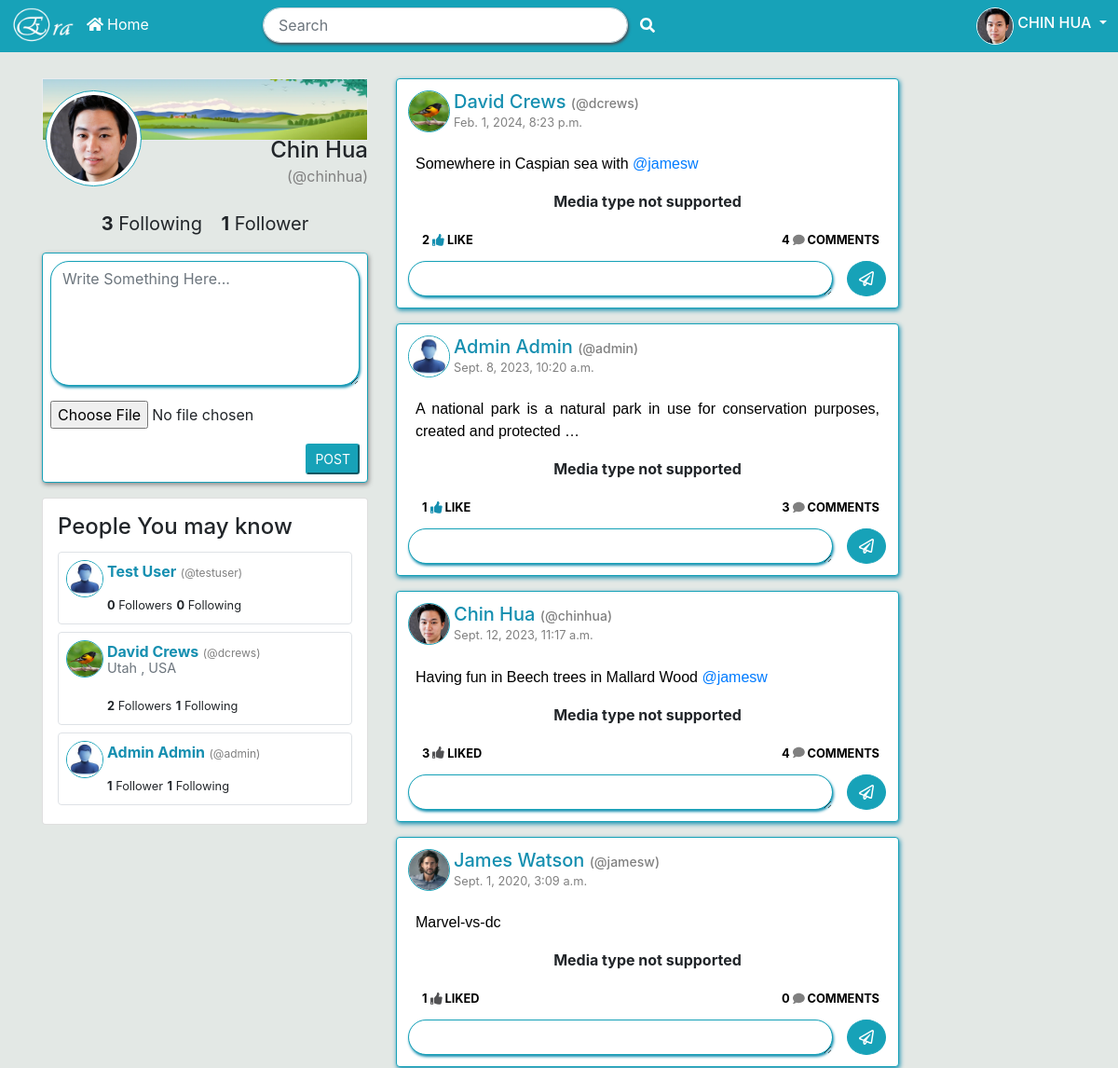
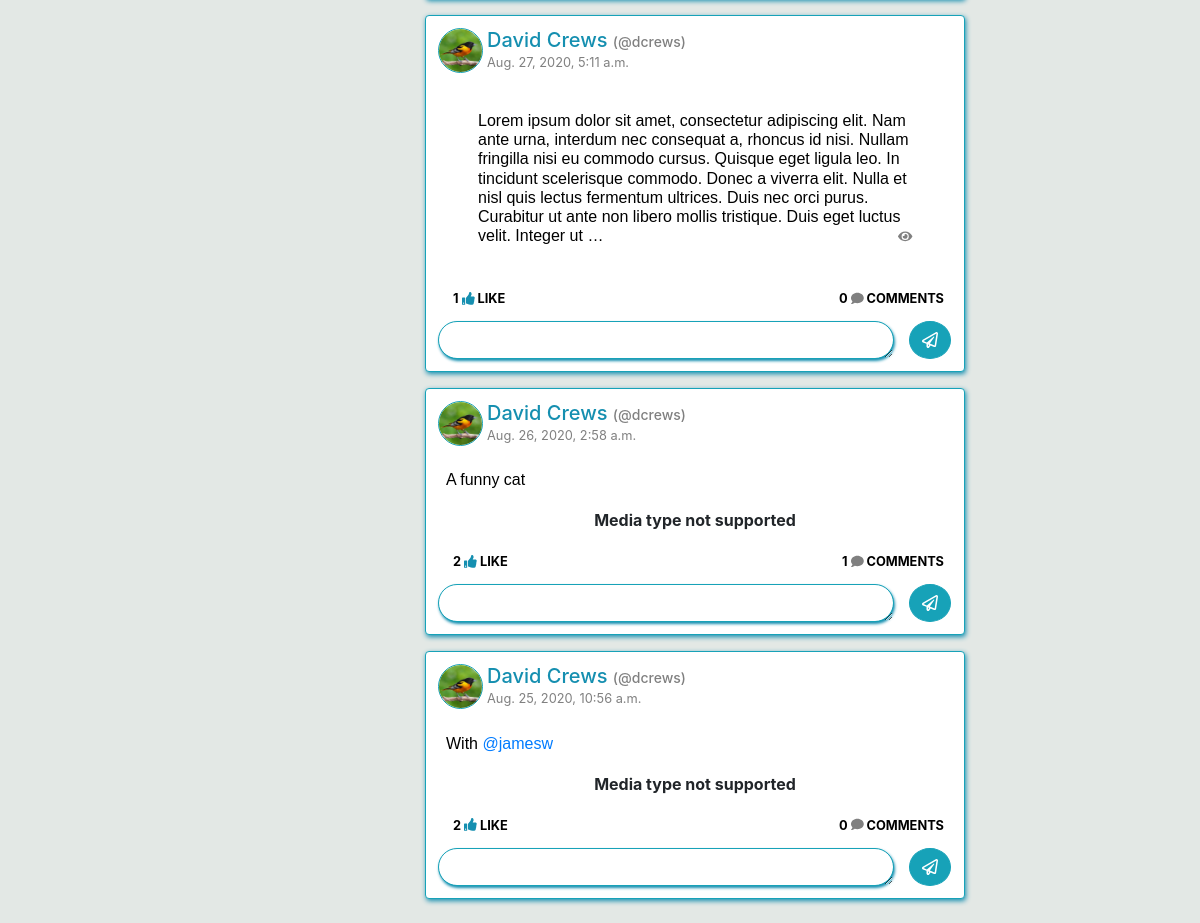
The page /feed/ (signed in) on the database its author committed (2 pictures, top to bottom).
### blog/models.py (models this page shows, shortened)
class Profile(models.Model):
	user = models.OneToOneField(User, on_delete = models.CASCADE)
	birthday = models.DateField(null=True, blank=True)
	avatar = models.ImageField(default='default/avatar_default.jpg', upload_to='profile_pics', null=True, blank=True)
	cover_image = models.ImageField(default='default/defalt_cover.jpg', upload_to='bg_image', null=True, blank=True)
	follow = models.ManyToManyField(User, related_name='following', blank=True)
	country = models.CharField(max_length=100, blank=True, null=True)
	current_City =  models.CharField(max_length=100, blank=True, null=True)
	about_Myself = models.CharField(max_length=200, blank=True, null=True)
	profession = models.CharField(max_length=200, blank=True, null=True)
	def profile_url(self):
		return reverse('blog:profile', args=[self.user.username, self.user.id])
	def total_followers(self):
		return self.follow.count()
	def total_following(self):
		return self.user.following.count()
	def __str__(self):
		return self.user.username

class Post(models.Model):
	author = models.ForeignKey(User, related_name='blog_posts', on_delete=models.CASCADE)
	body = models.TextField(null=True, blank=True)
	media = models.FileField(upload_to='post_pics', null=True, blank=True)
	created = models.DateTimeField(auto_now_add=True)
	updated = models.DateTimeField(auto_now=True)
	likes = models.ManyToManyField(User, related_name='likes', blank=True)
	user_tagged = models.ManyToManyField(User, related_name="user_tagged", null=True, blank=True)
	def total_likes(self):
		return self.likes.count()
	def get_absolute_url(self):
		return reverse('blog:post_detail', args=[self.id,])
	def media_kind(self):
		if settings.DEBUG:
			media_path = settings.BASE_DIR + self.media.url
		else:
			media_path = self.media.url
		kind = filetype.guess(media_path)
		if kind.mime in File_type.image_type():
			return "image"
		elif kind.mime in File_type.video_type():
			return "video"
		else:
			return "Media type not supported"

### blog/views.py (the view)
# urls.py: path('feed/', views.post_list, name='post_list' ),
@login_required(login_url='blog:user_login')
def post_list(request, newContext={}):
	user=request.user
	profile_user = get_object_or_404(Profile, user=request.user)
	follow_list = user.following.all()
	form = PostCreationForm()
	comment_form = UserCommentForm()
	people_u_may_know = list(Profile.objects.all())
	people_u_may_know=random.sample(people_u_may_know, 3)
	print(profile_user)
	print(people_u_may_know)
	def loop_author(request):
		temp = Q(author = request.user)
		for f in follow_list:
			temp = temp|Q(author = f.user)
		return temp
	posts = Post.objects.filter(loop_author(request)).order_by('-updated')
	post_list = posts
	posts_likes = list()
	for post in posts:
		is_liked = False
		if post.likes.filter(id=request.user.id).exists():
			is_liked = True
		posts_likes.append(is_liked)
	posts_comments=list()
	for post in posts:
		comments = Comment.objects.filter(post=post, reply=None)
		posts_comments.append(comments)
	query = request.GET.get('term')
	if query:
		profiles = Profile.objects.filter(Q(user__username__icontains = query)|
			Q(user__first_name__icontains = query)|
			Q(user__last_name__icontains = query))
		post_list = Post.objects.filter(
			Q(author__username = query)|Q(body__icontains = query)
			).order_by('-created')
		if profiles is not None or post_list is not None:
			query_user = True
		posts_likes = list()
		for post in post_list:
			is_liked = False
			if post.likes.filter(id=request.user.id).exists():
				is_liked = True
			posts_likes.append(is_liked)
		posts_comments=list()
		for post in post_list:
			comments = Comment.objects.filter(post=post, reply=None)
			posts_comments.append(comments)
		context = {'profile_user':profile_user, 'profiles':profiles, 'form':form, 'query_user':query_user, 'query':query, 'comment_form':comment_form, 'zipped_posts':zip(post_list,posts_likes), 'posts_comments':posts_comments,'total_followers':profile_user.total_followers,'total_following':profile_user.total_following(),'people_u_may_know':people_u_may_know}
	else:
		context = {'profile_user':profile_user, 'form':form,'comment_form':comment_form, 'zipped_posts':zip(post_list,posts_likes,), 'posts_comments':posts_comments,'total_followers':profile_user.total_followers,'total_following':profile_user.total_following(),'people_u_may_know':people_u_may_know}
	context.update(newContext)
	return render(request, 'blog/post_list.html', context)

### blog/forms.py
class PostCreationForm(forms.ModelForm):
	body = forms.CharField(label="Content", widget=forms.Textarea(attrs={'class': 'form-control border-info ', 'rows':5, 'placeholder':'Write Something Here...'}))
	media = forms.FileField(label="media", widget=forms.ClearableFileInput(attrs={'class': 'media-form','accept': {'image/*', 'video/*'}}),required=False, validators=[file_size])
	class Meta():
		model = Post
		fields= ('body', 'media')

class UserCommentForm(forms.ModelForm):
	content = forms.CharField(label="", widget=forms.Textarea(attrs={'class': 'form-control border border-info', 'rows':1,}))
	class Meta:
		model = Comment
		fields = {'content',}

### blog/fileChecker.py (called while the page is built)
	def image_type():
		image_list = ['image/jpeg','image/jpx','image/png','image/gif','image/webp','image/x-canon-cr2','image/tiff','image/bmp','image/vnd.ms-photo','image/vnd.adobe.photoshop','image/x-icon','image/heic']
		return image_list

	def video_type():
		video_list = ['video/mp4','video/x-m4v','video/x-matroska','video/webm','video/quicktime','video/x-msvideo','video/x-ms-wmv', 'video/mpeg','video/x-flv']
		return video_list

### templates/blog/post_list.html (shortened to what this page needs)
{% extends 'blog/base.html' %}
{% load static %}
{% block content %}
<body>
<div class="container my-2">
	<div class="row">
	<div class="col-md-4">
		<div class="profile-card" style="">
			<a {% if access %} href="{% url 'blog:photo_list' %}" {% endif %}>
				<div class="jumbotron jumbotron-fluid border-0 my-3"  style="width:100%;padding: 1px; ">
					<img src="{{profile_user.cover_image.url}}" style="width:100%;background-size: cover;">
				</div>
			</a>
			<div class="profile-img mx-1" style="margin-top:-20%; ">
				<a {% if access %} href="{% url 'blog:avatar' %}" {% endif %}>
				<img class="img-thumbnail rounded-circle border border-info" src="{{profile_user.avatar.url}}" alt="Profile-image" style=" width: 30%;"></a>
			</div>
			<h4 class="profile-img" style="width:100%; text-align: end;margin-top:-15%;">{{profile_user.user.first_name|capfirst}} {{profile_user.user.last_name|capfirst}}</h4>
			<p class="profile-img" style="width:100%; color: grey; text-align: end;margin-top:-2%;">(@{{profile_user.user.username}})</p>
			<div class="card-body p-2" style="text-align:center">
				<a class="pr-3" style="font-size: 20px; "><b>{{ total_following }}</b> Following</a>
				<a class="'pl-3" style="font-size: 20px; "><b>{{ total_followers }}</b> Follower{{ total_followers|pluralize }}</a>
			</div>
		</div>
			<div class="create-card mt-2">
			  <div class="img-thumbnail p-2 border border-info" id="" style="box-shadow: 1px 2px 5px #888888;">
				<form action="/create-post/" method="post" class="uniForm" enctype="multipart/form-data">
					{% for field in form %}
					<div class="fieldWrapper">
					<div class="form-group">
					{{ field }}
					  </div>
					</div>
					{% endfor %}
					<div class="create-button"  style="text-align:right;">
						<button class="btn-sm btn-info " type="submit">POST</button>
					</div>
				</form>
			  </div>
			</div>
			<div class="card mt-3 p-3">
				<h4>People You may know</h4>
				{% for profile in people_u_may_know %}
				<div class="img-thumbnail my-1" style="min-height:50px; padding-bottom: 5px">
					<div class="container p-1">
					<div class="media">
					<a href="{{profile.profile_url}}">
						<img class="rounded-circle border border-info" src="{{profile.avatar.url}}" style="width:40px; height:40px;">
					</a>
					<div class="media-body mx-1">
						<a href="{{profile.profile_url}}" style="text-decoration: none;color: #158fb0">
							<strong>{{profile.user.first_name|capfirst}} {{profile.user.last_name|capfirst}}</strong>
							<small style="color:grey;font-size: 12px;"> (@{{profile.user.username}})</small>
						</a>
						<p class="text-muted" style="margin-top:-5px; font-size: 0.9rem">{% if profile.current_City %} {{profile.current_City}} {% endif %}{% if profile.country %}, {{profile.country}} {% endif %}</p>
						<a class="" style=""><small><b>{{ profile.total_followers }}</b> Follower{{ profile.total_followers|pluralize }}</small></a>
						<a class="" style=""><small><b>{{ profile.total_following }}</b> Following</small></a>
					</div>
					</div>
					</div>
				</div>
				{% endfor %}
			</div>
	</div>
	<div class="col-md-6">
	{% include 'blog/likes-comments/common.html' %}
	</div>
</div>
</body>
{% endblock %}

### templates/blog/base.html (shortened to what this page needs)
<!DOCTYPE html>
{% load static %}
<html>
<head>
	<link rel="stylesheet" href="https://stackpath.bootstrapcdn.com/bootstrap/4.4.1/css/bootstrap.min.css">
	<link rel="stylesheet" href="//code.jquery.com/ui/1.12.1/themes/base/jquery-ui.css">
	<link rel="stylesheet" href="https://ajax.googleapis.com/ajax/libs/jqueryui/1.11.4/themes/smoothness/jquery-ui.css">
	<link rel='stylesheet' type='text/css' href="{% static 'blog/style.css' %}">
<body>
	{% include 'blog/navbar.html' %}
	<div class="content" style="padding-top: 60px;">
	{% block content %}
	{% endblock %}
	</div>
</body>
</html>

### templates/blog/navbar.html (shortened to what this page needs)
{% load static %}
<body>
 <nav class="fixed-top  navbar-dark bg-info">
   <div class="px-2">
<div class="row">
  <div class="col-3 col-sm-3 col-md-3 col-lg-3 pt-2" style="" >
    <a href="{% url 'blog:post_list' %}" class="brand"><img class="image" id="main-img" src="" style=""></a>
    <a href="{% url 'blog:post_list' %}" style="color: white; text-decoration: none;"><i class="fas fa-home" style="color:white;"></i> Home</a>
  </div>
  <div class="col-6 col-sm-5 col-md-4 col-lg-4 pt-2 px-0">
    <form class="" action="{% url 'blog:post_list' %}">
      <div class="row d-flex justify-content-center">
        <div class="col p-0">
          <input class="form-control form-control-md search" type="text" placeholder=" Search" aria-label="Search" name="term" id="profile" style="border-radius: 20px;
          box-shadow: 1px 2px 3px">
        </div>
        <div class="">
          <button class="btn btn-md btn-info" type="submit" role="button" id="search"><i class="fas fa-search" aria-hidden="true" style="color:white;"></i>
          </button>
        </div>
      </div>
  </form>
</div>
  <div class="col-3 col-sm-4 col-md-5 col-lg-5 py-2">
    {% if request.user.is_authenticated %}
        <span class=""  style="float: right;">
            <div class="media">
              <a href="{% url 'blog:profile' request.user.username request.user.id %}">
              <img class="rounded-circle border border-light" src="{{ request.user.profile.avatar.url }}" style="width:40px; height:40px;">
              </a>
              <span class="media-body mx-1 my-1" style="text-align: center">
                <a href="{% url 'blog:profile' request.user.username request.user.id %}" style="text-decoration: none;color: white">
                <h6 class="navbar-user" style="">{{ request.user.first_name|upper }} {{  request.user.last_name|upper }}</h6></a>
                <span class="dropdown show" style="float: center;text-align: center">
                  <a class="dropdown-toggle" href="#" id="dropdownMenuLink" data-toggle="dropdown" aria-haspopup="true" aria-expanded="false" style="color:white;">
                  </a>
                </span>
              </span>
            </div>
        </span>
    {% endif %}
      </div>
    </div>
  </div>
</nav>
</body>

### templates/blog/likes-comments/common.html (shortened to what this page needs)
{% for post, is_liked in zipped_posts %}
{% for comments in posts_comments %}
{% if forloop.counter == forloop.parentloop.counter %}
<div class="img-thumbnail my-3 border border-info" style="box-shadow: 1px 2px 5px #158fb0">
<div class="container p-0">
	<div class="media p-2 mb-2">
	  <a href="{{post.author.profile.profile_url}}">
		<img class="rounded-circle border border-info" src="{{post.author.profile.avatar.url}}" style="width:45px; height:45px;">
	  </a>
	  <div class="media-body mx-1">
	    <a href="{{post.author.profile.profile_url}}" style="text-decoration: none;color: #158fb0">
			<h5>{{post.author.first_name|capfirst}} {{post.author.last_name|capfirst}}
			<a style="color:grey;font-size: 14px;"> (@{{post.author}})</a>
			</h5>
		</a>
		<div class="date-created mt-n2" style="color:grey;float: left">
			<h6><small>{{post.created}}</small></h6>
		</div>
	  </div>
	</div>
<a href="{{post.get_absolute_url}}" class="post-content my-1" style="text-decoration: none;color: black">
	{% if post.body and post.media %}
	<p class="text-justify px-3" style="font-family: Arial;font-size: 1rem;">{{post.body|safe|truncatewords:15}}
	<a href="{{post.get_absolute_url}}" style="float:right;color:grey;text-decoration: none;" ><small></small></a></p>
	{% else %}
	<div class="container px-5 py-3">
	<h6 style="font-family: Arial;font-size: 1rem;">{{post.body|safe|truncatewords:60}}
	<a href="{{post.get_absolute_url}}" style="float:right;color:grey;text-decoration: none;" ><small><i class="fas fa-eye"></i></small></a></h6>
	</div>
	{% endif %}
</a>
<div class="img-fluid p-0" style="text-align: center;">
	{% if post.media %}
	<div class="post-img p-0" href="" style="text-align: center;">
	{% if post.media_kind == "image" %}
	<a href="{{post.get_absolute_url}}">
		<img  class="img-fluid lazy" data-src="{{post.media.url}}" loading="lazy" style="max-height: 350px;">
	</a>
	{% elif post.media_kind == "video" %}
	<video class="img-fluid p-0" controls="" style="">
		<source src="{{ post.media.url }}" type="video/mp4" preload="none" style="max-height: 350px; width:100%">
	</video>
	{% else %}
	<div><strong>Media type not supported</strong></div>
	{% endif %}
  	</div>
  	{% endif %}
</div>
<div class="px-2 mb-1">
	<p>
		<div class="d-inline section" id="like-section{{post.id}}" >
			<div class="container p-0">
			{% include 'blog/like.html'%}
			</div>
		</div>
	  <a class="d-inline float-right mr-2" data-toggle="collapse" href="#collapseExample{{post.id}}" role="button" aria-expanded="false" aria-controls="collapseExample{{post.id}}" style="text-decoration: none; color: black;">
	    <small><b>{{ comments.count }} <i class="fas fa-comment" style="color: grey;"></i>  COMMENTS</b> </small>
	  </a>
	</p><br>
</div>
<div class="container p-2" >
	<form method="post" class="comment-form" action="{% url 'blog:post_detail' id=post.id %}">
		<div class="row">
			<div class="col">
				{{ comment_form }}
			</div>
			<div class="float-right mr-3">
				<button type="submit" value="Comment" class="btn btn-info" style="border-radius:50%">
				<i class="far fa-paper-plane" aria-hidden="true"></i>
				</button>
			</div>
		</div>
	</form>
</div>
</div>
</div>
{% endif %}
{% endfor %}
{% endfor %}

### templates/blog/like.html (shortened to what this page needs)
{% load static %}
	<form class="" action="" method="post">
		{% if is_liked %}
		<a class="" href="" role="submit" id="like" name="post_id" value="{{ post.id }}" class="icon p-2" style="border-radius: 20px;float: left;color:black;text-decoration: none"><div class="container"><small><b>{{ post.total_likes }} <i class="fas fa-thumbs-up" style="color:#525254;"></i> LIKED</b></small></div></a>
		{% else %}
		<a class="" href="" role="submit" id="like" name="post_id" value="{{ post.id }}" class="icon p-2" style="border-radius: 20px;float: left;color:black;text-decoration: none"><div class="container"><small><b>{{ post.total_likes }} <i class="fas fa-thumbs-up" style="color:#158fb0;"></i> LIKE</b></small></div></a>
		{% endif %}
	</form>

### templates/blog/base.html (style rules this page uses)
body { background-color: #e3e8e5; }

### templates/blog/likes-comments/common.html (style rules this page uses)
.form-control { border-radius: 20px; box-shadow: 1px 2px 3px #158fb0; }

### rows shown on the page
Profile: cover_image (picture), avatar (picture), user.first_name "Chin", user.last_name "Hua", user.username "chinhua", id "1"
Profile: avatar (placeholder picture), user.first_name "Test", user.last_name "User", user.username "testuser", total_followers "0", total_following "0"
Profile: avatar (picture), user.first_name "David", user.last_name "Crews", user.username "dcrews", current_City "Utah", country "USA", total_followers "2", total_following "1"
Profile: avatar (placeholder picture), user.first_name "Admin", user.last_name "Admin", user.username "admin", total_followers "1", total_following "1"
Post: author.profile.avatar (picture), author.first_name "David", author.last_name "Crews", author "dcrews", created "Feb. 1, 2024, 8:23 p.m.", body "Somewhere in Caspian sea with @jamesw", total_likes "2", count "4"
Post: author.profile.avatar (placeholder picture), author.first_name "Admin", author.last_name "Admin", author "admin", created "Sept. 8, 2023, 10:20 a.m.", body "A national park is a natural park in use for conservation purposes, created and protected …", total_likes "1", count "3"
Post: author.profile.avatar (picture), author.first_name "Chin", author.last_name "Hua", author "chinhua", created "Sept. 12, 2023, 11:17 a.m.", body "Having fun in Beech trees in Mallard Wood @jamesw", total_likes "3", count "4"
Post: author.profile.avatar (picture), author.first_name "James", author.last_name "Watson", author "jamesw", created "Sept. 1, 2020, 3:09 a.m.", body "Marvel-vs-dc", total_likes "1", count "0"
Post: author.profile.avatar (picture), author.first_name "David", author.last_name "Crews", author "dcrews", created "Aug. 27, 2020, 5:11 a.m.", body "Lorem ipsum dolor sit amet, consectetur adipiscing elit. Nam ante urna, interdum nec consequat a, rhoncus id nisi. Nullam fringilla nisi eu commodo cursus. Quisque eget ligula leo. In tincidunt scelerisque commodo. Donec a viverra elit. Nulla et nisl quis lectus fermentum ultrices. Duis nec orci purus. Curabitur ut ante non libero mollis tristique. Duis eget luctus velit. Integer ut …", total_likes "1", count "0"
Post: author.profile.avatar (picture), author.first_name "David", author.last_name "Crews", author "dcrews", created "Aug. 26, 2020, 2:58 a.m.", body "A funny cat", total_likes "2", count "1"
Post: author.profile.avatar (picture), author.first_name "David", author.last_name "Crews", author "dcrews", created "Aug. 25, 2020, 10:56 a.m.", body "With @jamesw", total_likes "2", count "0"

### other values the page prints
{{ request.user.first_name|upper }} "CHIN"
{{ request.user.last_name|upper }} "HUA"
{{ total_following }} "3"
